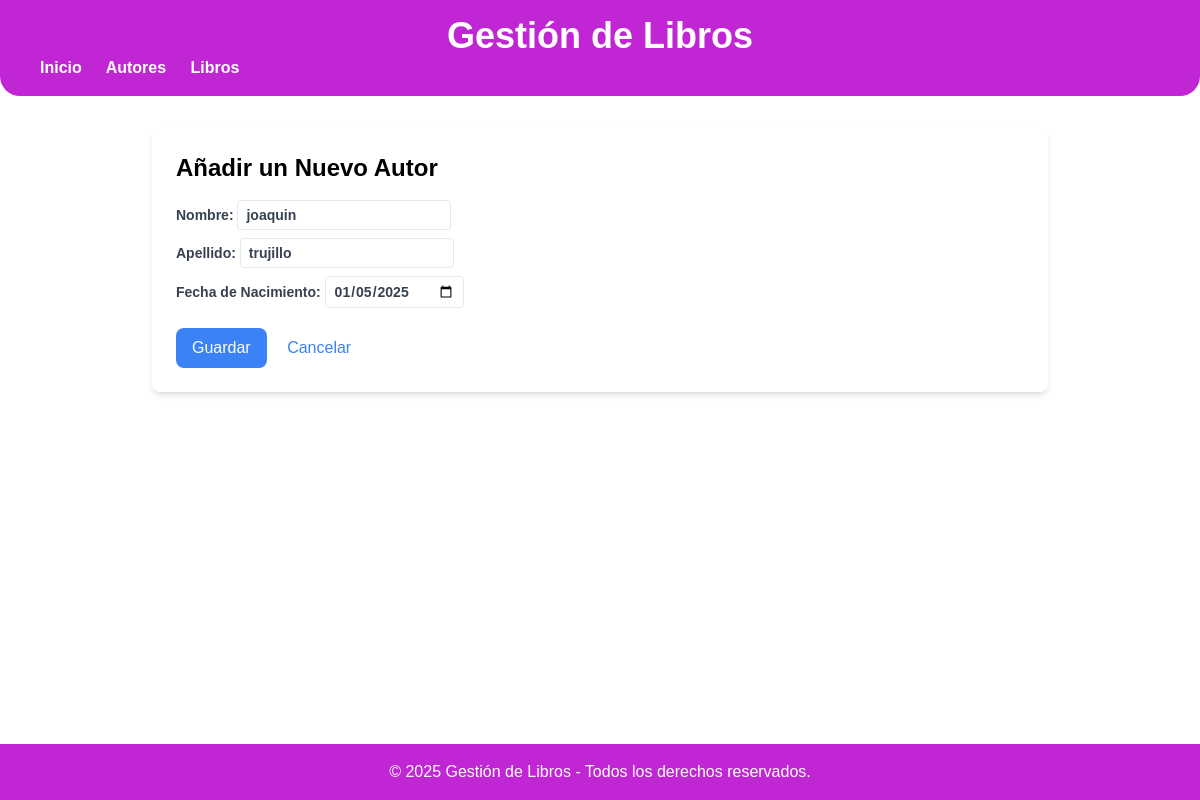
The app's page /gestion/autores/2/edit/ with its own data.
### myapp/models.py (models this page shows, shortened)
class Autor(models.Model):
    nombre= models.CharField(max_length=100)
    apellido= models.CharField(max_length=100)
    fecha_nacimiento= models.DateField()

### myapp/views.py (the view)
# urls.py: path('autores/<int:pk>/edit/', views.AutorUpdateView.as_view(), name='edit_autor'),
class AutorUpdateView(UpdateView):
    model = Autor
    fields = ['nombre', 'apellido', 'fecha_nacimiento']
    template_name = 'edit_autor.html'
    success_url = reverse_lazy('lista_autores')

### templates/edit_autor.html (shortened to what this page needs)
{% extends 'layouts/base.html' %}
{% block content %}
    <h2 class="text-2xl font-bold mb-4">Añadir un Nuevo Autor</h2>
    <form method="post">
        <label class="block text-gray-700 text-sm font-bold mb-2">Nombre:
        <input type="text" name="nombre" value="{{ autor.nombre }}" class="form-input border rounded px-2 py-1"></label>
        <label class="block text-gray-700 text-sm font-bold mb-2">Apellido:
        <input type="text" name="apellido" value="{{ autor.apellido }}" class="form-input border rounded px-2 py-1"></label>
        <label class="block text-gray-700 text-sm font-bold mb-2">Fecha de Nacimiento:
        <input type="date" name="fecha_nacimiento" value="{{ autor.fecha_nacimiento | date:'Y-m-d'  }}" class="form-input border rounded px-2 py-1"></label>
        <button type="submit" class="bg-blue-500 text-white px-4 py-2 rounded-lg mt-3">Guardar</button>
        <a href="{% url 'lista_autores' %}" class="ml-4 text-blue-500">Cancelar</a>
    </form>
{% endblock %}

### templates/layouts/base.html (style rules this page uses)
* { font-family: Arial, sans-serif; margin: 0; padding: 0; }

### records on screen
Autor: nombre "joaquin", apellido "trujillo", fecha_nacimiento "01/05/2025"
